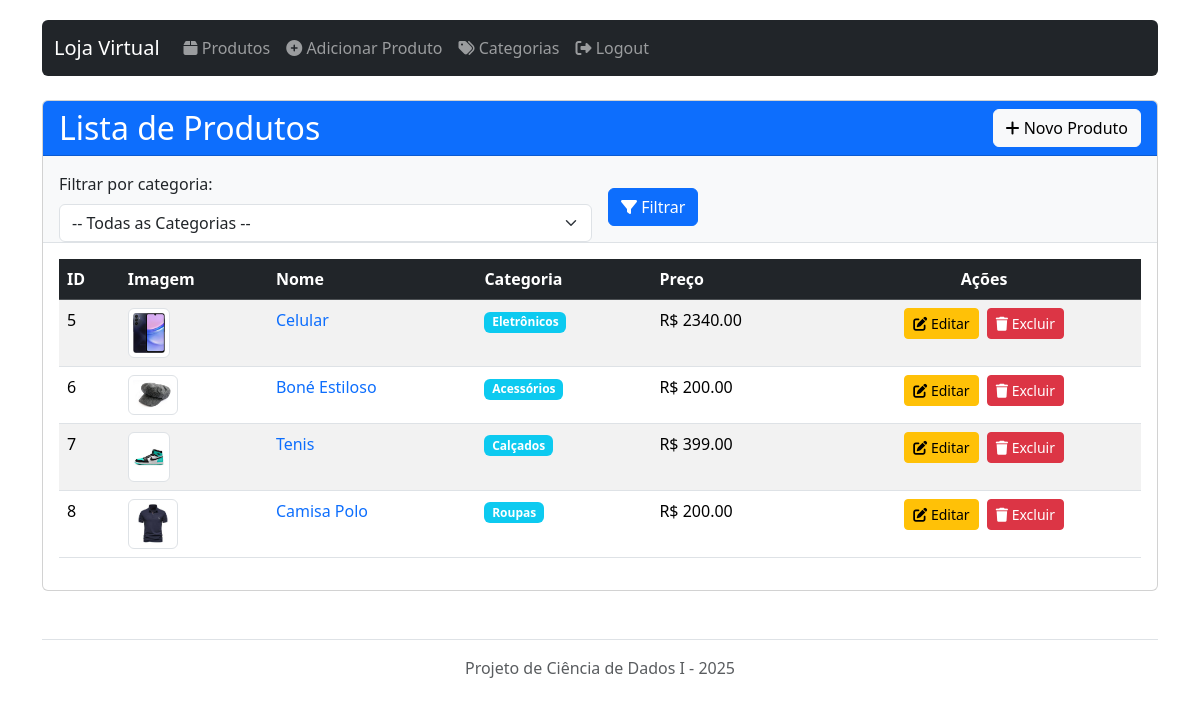
The app's page /listar_produtos (signed in) with its own data.
### app.py (models this page shows, shortened)
class Produto(db.Model):
    id = db.Column(db.Integer, primary_key=True)
    nome = db.Column(db.String(100), nullable=False)
    preco = db.Column(db.Float, nullable=False)
    descricao = db.Column(db.Text, nullable=True)
    imagem_nome = db.Column(db.String(255), nullable=True)
    imagem_data = db.Column(db.DateTime, default=datetime.utcnow)
    categoria_id = db.Column(db.Integer, db.ForeignKey('categoria.id'), nullable=True)

class Categoria(db.Model):
    id = db.Column(db.Integer, primary_key=True)
    nome = db.Column(db.String(50), nullable=False, unique=True)
    produtos = db.relationship('Produto', backref='categoria', lazy=True)

### app.py (the view)
@app.route('/listar_produtos')
@login_required
def listar_produtos():
    categoria_id = request.args.get('categoria', None)
    query = Produto.query
    if categoria_id:
        try:
            categoria_id = int(categoria_id)
            query = query.filter_by(categoria_id=categoria_id)
        except ValueError:
            pass
    produtos = query.all()
    categorias = Categoria.query.order_by(Categoria.nome).all()
    return render_template('listar.html',
                          produtos=produtos,
                          categorias=categorias,
                          categoria_filtro=categoria_id)

### app.py (called while the page is built)
@login_manager.user_loader
def load_user(user_id):
    return User.query.get(int(user_id))

### templates/listar.html (shortened to what this page needs)
{% extends 'base.html' %}
{% block content %}
<div class="card">
    <div class="card-header d-flex justify-content-between align-items-center bg-primary text-white">
        <h2 class="mb-0">Lista de Produtos</h2>
        <a href="{{ url_for('adicionar_produto') }}" class="btn btn-light">
            <i class="fas fa-plus"></i> Novo Produto
        </a>
    </div>
    <div class="card-body bg-light border-bottom pb-0">
        <form method="get" class="row g-3 align-items-end">
            <div class="col-md-6">
                <label for="categoria" class="form-label">Filtrar por categoria:</label>
                <select name="categoria" id="categoria" class="form-select">
                    <option value="">-- Todas as Categorias --</option>
                </select>
            </div>
            <div class="col-md-2 mb-3">
                <button type="submit" class="btn btn-primary">
                    <i class="fas fa-filter"></i> Filtrar
                </button>
            </div>
        </form>
    </div>
    <div class="card-body">
        {% if produtos %}
            <div class="table-responsive">
                <table class="table table-striped table-hover">
                    <thead class="table-dark">
                        <tr>
                            <th>ID</th>
                            <th>Imagem</th>
                            <th>Nome</th>
                            <th>Categoria</th>
                            <th>Preço</th>
                            <th class="text-center">Ações</th>
                        </tr>
                    </thead>
                    <tbody>
                        {% for produto in produtos %}
                        <tr>
                            <td>{{ produto.id }}</td>
                            <td>
                                {% if produto.imagem_nome %}
                                    <img src="{{ url_for('uploaded_file', filename=produto.imagem_nome) }}"
                                         alt="Imagem de {{ produto.nome }}"
                                         class="img-thumbnail"
                                         style="max-width: 50px; max-height: 50px;"
                                         data-bs-toggle="tooltip"
                                         title="Clique para ver em tamanho maior">
                                {% else %}
                                    <div class="text-center text-muted">
                                        <i class="fas fa-image fa-2x"></i>
                                    </div>
                                {% endif %}
                            </td>
                            <td>
                                <a href="{{ url_for('detalhes_produto', id=produto.id) }}" class="text-decoration-none">
                                    {{ produto.nome }}
                                </a>
                            </td>
                            <td>
                                {% if produto.categoria %}
                                    <span class="badge bg-info">{{ produto.categoria.nome }}</span>
                                {% else %}
                                    <span class="badge bg-secondary">Sem categoria</span>
                                {% endif %}
                            </td>
                            <td>R$ {{ "%.2f"|format(produto.preco) }}</td>
                            <td class="text-center">
                                <a href="{{ url_for('editar_produto', id=produto.id) }}" class="btn btn-sm btn-warning me-1">
                                    <i class="fas fa-edit"></i> Editar
                                </a>
                                <button type="button" class="btn btn-sm btn-danger" data-bs-toggle="modal" data-bs-target="#deleteModal{{ produto.id }}">
                                    <i class="fas fa-trash"></i> Excluir
                                </button>
                            </td>
                        </tr>
                        {% endfor %}
                    </tbody>
                </table>
            </div>
        {% else %}
            <div class="alert alert-info">
                <i class="fas fa-info-circle"></i> Nenhum produto cadastrado.
                <a href="{{ url_for('adicionar_produto') }}" class="alert-link">Adicionar um produto</a>
            </div>
        {% endif %}
    </div>
</div>
{% endblock %}

### templates/base.html (style rules this page uses)
body { padding-top: 20px; padding-bottom: 20px; }

### records on screen
Produto: id "5", imagem_nome (picture), nome "Celular", categoria.nome "Eletrônicos", preco "2340.00"
Produto: id "6", imagem_nome (picture), nome "Boné Estiloso", categoria.nome "Acessórios", preco "200.00"
Produto: id "7", imagem_nome (picture), nome "Tenis", categoria.nome "Calçados", preco "399.00"
Produto: id "8", imagem_nome (picture), nome "Camisa Polo", categoria.nome "Roupas", preco "200.00"
